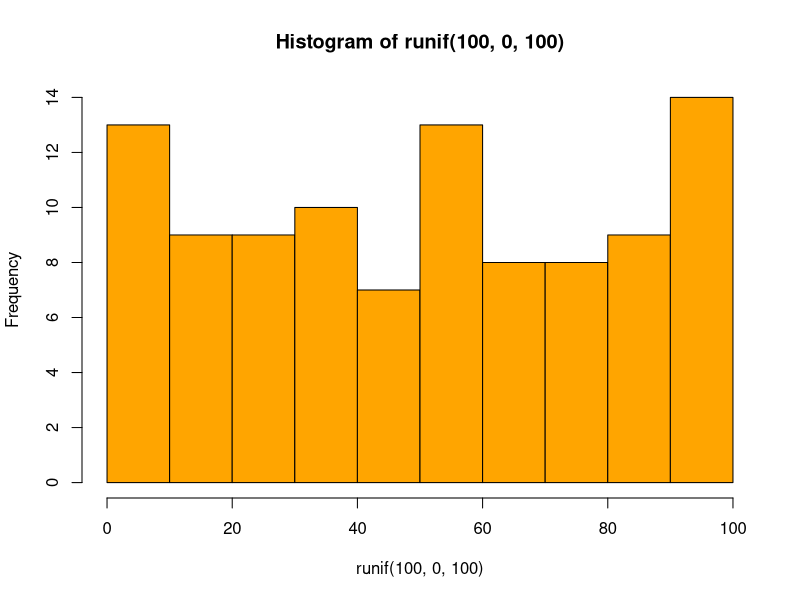
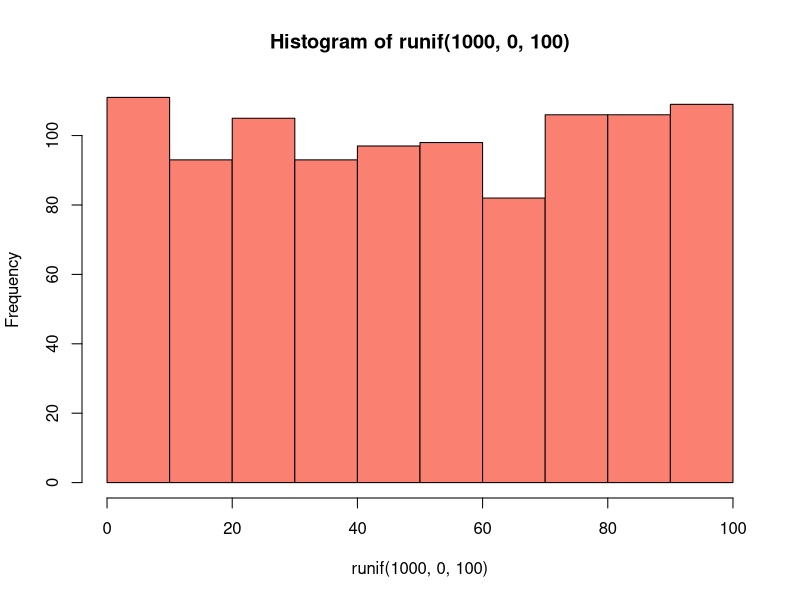
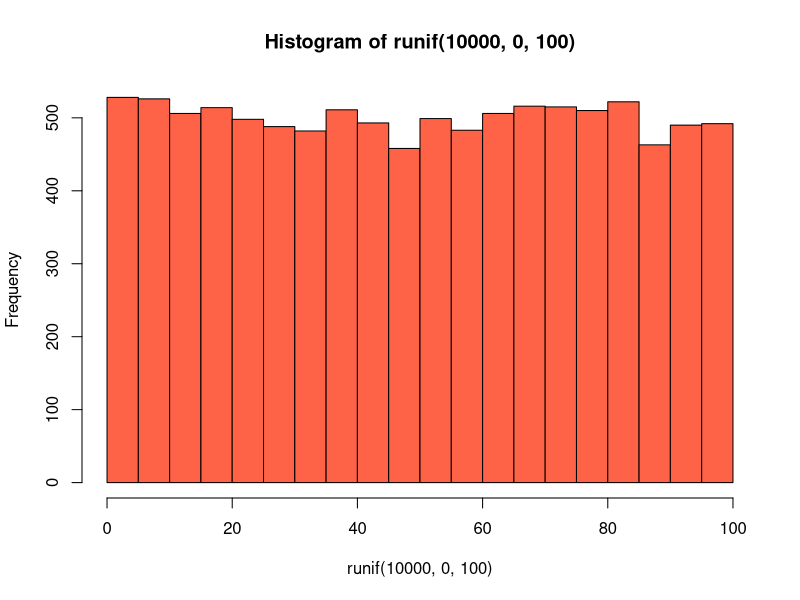
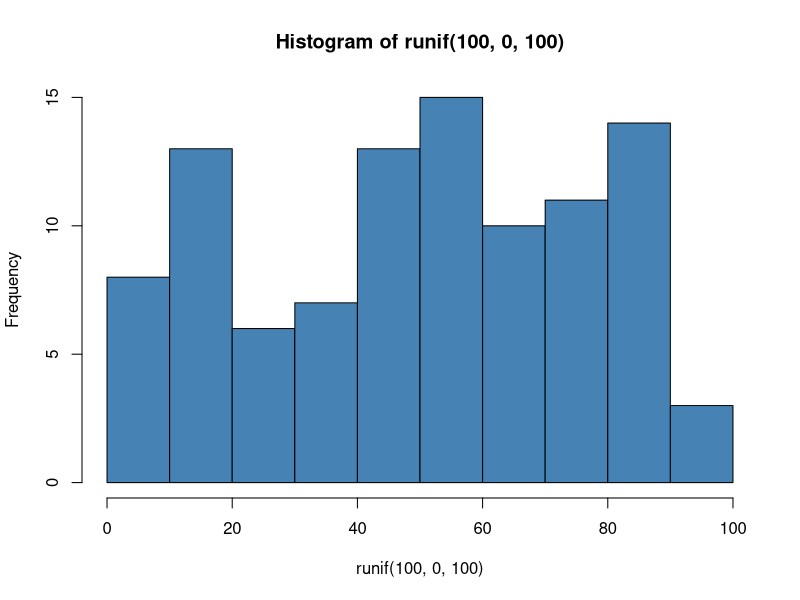
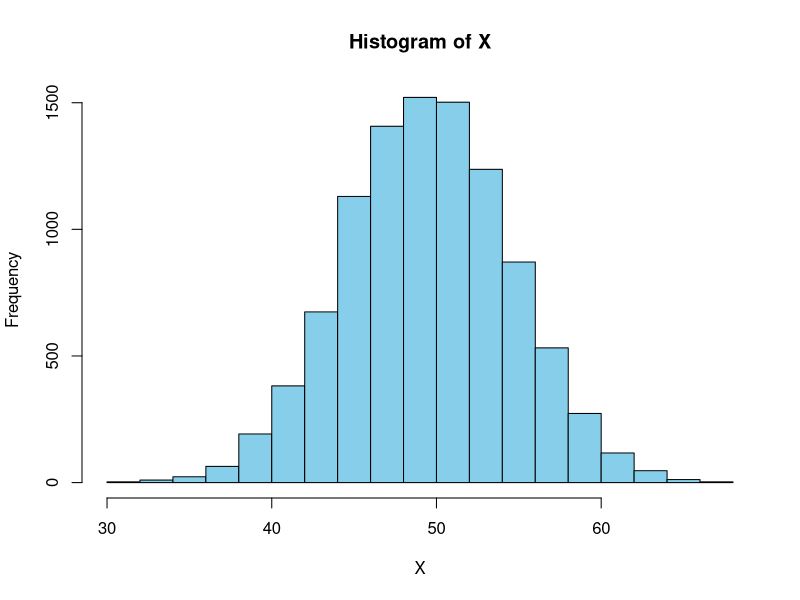
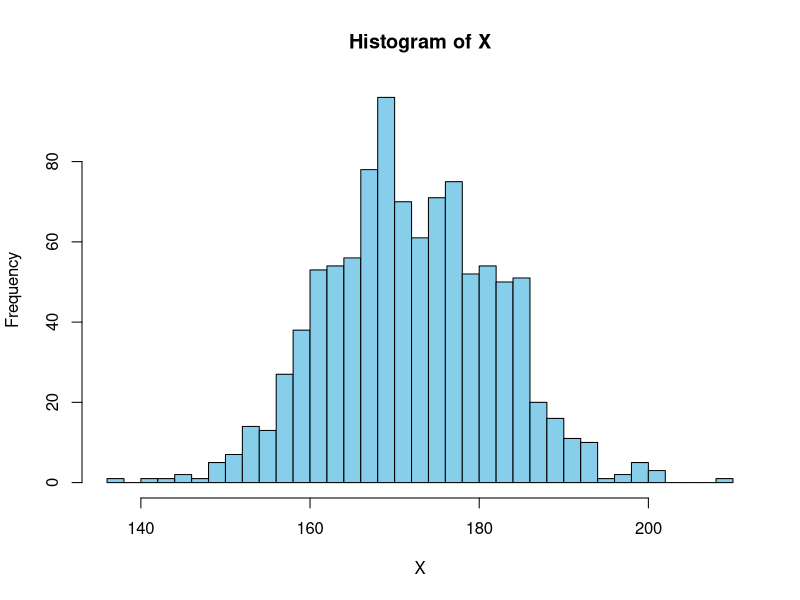
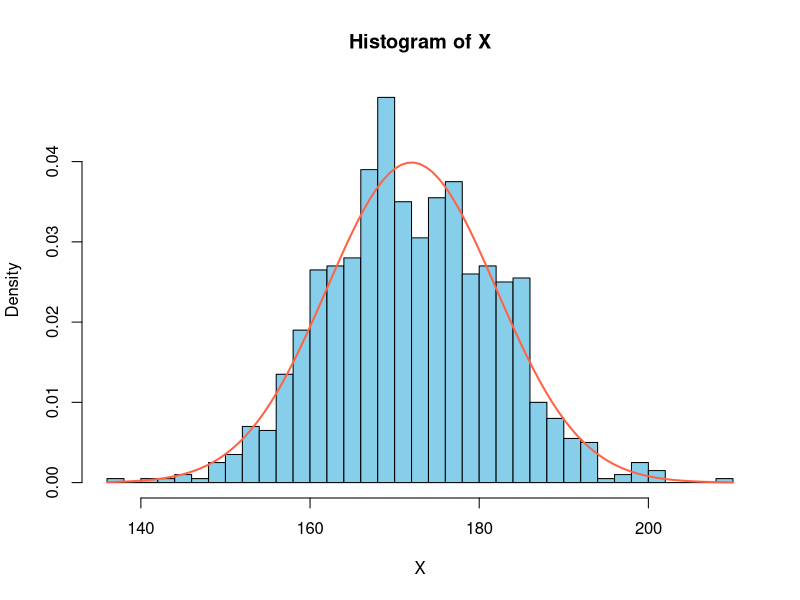
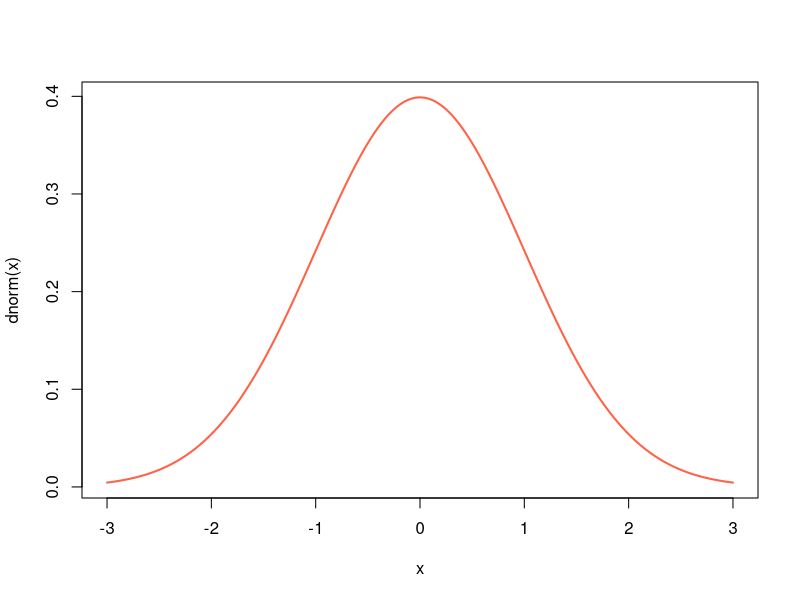

These charts were generated, in order, by the following R code: (Note: this script raises an error after producing the figures.)
# Unit 16. Probability Distribution (2)

# uniform distribution
?runif

runif(n = 100, min = 0, max = 100)

hist(runif(100,   0, 100), col = "orange")
hist(runif(1000,  0, 100), col = "salmon")
hist(runif(10000, 0, 100), col = "tomato")

set.seed(2022)
hist(runif(100, 0, 100), col = "steelblue")

# binomial distribution
?binom

set.seed(2022)
rbinom(n = 1, size = 1, prob = 0.5)
rbinom(n = 1, size = 10, prob = 0.5)
rbinom(n = 10, size = 10, prob = 0.5)
rbinom(n = 100, size = 10, prob = 0.5)

set.seed(2022)
X <- rbinom(n = 10000, size = 100, prob = 0.5)
hist(X, col = "skyblue", breaks = 15)

# normal distribution
?rnorm

set.seed(2022)
X <- rnorm(n = 1000, mean = 172, sd = 10)
hist(X, col = "skyblue", breaks = 30)

hist(X, col = "skyblue", breaks = 30, freq = F)
x <- seq(min(X), max(X), length.out = 200)
curve(dnorm(x, 172, 10), add = T, col = "tomato", lwd = 2)

?curve
?pnorm
pnorm(q = 160, mean = 172, sd = 10)
pnorm(q = 160, mean = 172, sd = 10, lower.tail = F)

pnorm(q = 180, mean = 172, sd = 10, lower.tail = F)
pnorm(q = 180, mean = 172, sd = 10)

1 - pnorm(160, 172, 10) - pnorm(180, 172, 10, lower.tail = F)
1 - pnorm(162, 172, 10) - pnorm(182, 172, 10, lower.tail = F)
1 - pnorm(152, 172, 10) - pnorm(192, 172, 10, lower.tail = F)

qnorm(p = 0.05, mean = 172, sd = 10)
qnorm(p = 0.95, mean = 172, sd = 10)
qnorm(c(0.05, 0.95), 172, 10)
qnorm(c(0.025, 0.975), 172, 10)
qnorm(c(0.005, 0.995), 172, 10)

x <- seq(from = -3, to = 3, length.out = 200)
plot(x, dnorm(x), type = "l", col = "tomato", lwd = 2)

qnorm(c(0.025, 0.975), 0, 1)
pnorm(c(-1.96, 1.96), 0, 1)

qnorm(c(0.005, 0.995), 0, 1)
pnorm(c(-2.58, 2.58), 0, 1)

1 - pnorm(-1) - pnorm(1, lower.tail = F)
1 - pnorm(-1.96) - pnorm(1.96, lower.tail = F)
1 - pnorm(-2.58) - pnorm(2, lower.tail = F)

x <- seq(from = -3, to = 3, length.out = 200)
plot(x, dnorm(x), type = "l", col = "gray", lwd = 2)

x <- 1:9
sample(x, size = 7)
sample(x, size = 10)
sample(x, size = 10, replace = T)

# central limit theorem

X.norm <- rnorm(n = 10000, mean = 50, sd = 25)
mean(X.norm)
sd(X.norm)
hist(X.norm, col = "orange", freq = F, ylim = c(0, 0.02))

X.bar <- c()
for (i in 1:10000) {
    X.bar <- c(X.bar, mean(sample(X.norm, size = 100)))
}
hist(X.bar, col = "skyblue", freq = F)

X.unif <- runif(n = 10000, min = 0, max = 100)
hist(X.unif, col = "tomato", freq = F, ylim = c(0, 0.02))
mean(X.unif)
sd(X.unif)

X.bar <- c()
for (i in 1:10000) {
    X.bar <- c(X.bar, mean(sample(X.unif, size = 100)))
}
hist(X.bar, col = "cyan3", freq = F)
